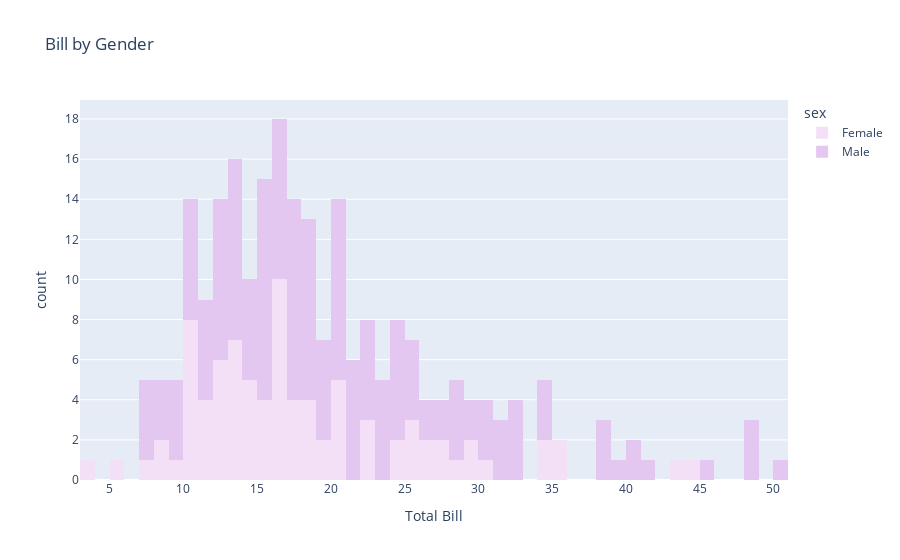

The notebook cell this image was saved under:
### Code cell
fig = px.histogram(
    tips_dataset,
    x="total_bill",
    color="sex",
    hover_data=tips_dataset.columns,
    title="Bill by Gender",
    labels={"total_bill": "Total Bill"},
    nbins=50,
    color_discrete_sequence=px.colors.sequential.Purp,
)
fig.show()

### Figure 1 — Plotly figure (JSON) as saved in the notebook; plotly's stock layout.template omitted (floating-point values rounded to 4 significant figures; data arrays with more than 128 entries replaced by an {"elided": "..."} marker saying what was removed)
{"data": [{"alignmentgroup": "True", "bingroup": "x", "hovertemplate": "sex=Female<br>Total Bill=%{x}<br>count=%{y}<extra></extra>", "legendgroup": "Female", "marker": {"color": "rgb(243, 224, 247)", "pattern": {"shape": ""}}, "name": "Female", "nbinsx": 50, "offsetgroup": "Female", "orientation": "v", "showlegend": true, "type": "histogram", "x": [16.99, 24.59, 35.26, 14.83, 10.33, 16.97, 20.29, 15.77, 19.65, 15.06, 20.69, 16.93, 10.29, 34.81, 26.41, 16.45, 3.07, 17.07, 26.86, 25.28, 14.73, 10.07, 34.83, 5.75, 16.32, 22.75, 11.35, 15.38, 44.3, 22.42, 20.92, 14.31, 7.25, 25.71, 17.31, 10.65, 12.43, 24.08, 13.42, 12.48, 29.8, 14.52, 11.38, 20.27, 11.17, 12.26, 18.26, 8.51, 10.33, 14.15, 13.16, 17.47, 27.05, 16.43, 8.35, 18.64, 11.87, 29.85, 25, 13.39, 16.21, 17.51, 10.59, 10.63, 9.6, 20.9, 18.15, 19.81, 43.11, 13, 12.74, 13, 16.4, 16.47, 12.76, 13.27, 28.17, 12.9, 30.14, 13.42, 15.98, 16.27, 10.09, 22.12, 35.83, 27.18, 18.78], "xaxis": "x", "yaxis": "y"}, {"alignmentgroup": "True", "bingroup": "x", "hovertemplate": "sex=Male<br>Total Bill=%{x}<br>count=%{y}<extra></extra>", "legendgroup": "Male", "marker": {"color": "rgb(228, 199, 241)", "pattern": {"shape": ""}}, "name": "Male", "nbinsx": 50, "offsetgroup": "Male", "orientation": "v", "showlegend": true, "type": "histogram", "x": {"elided": "157 float values"}, "xaxis": "x", "yaxis": "y"}], "layout": {"autosize": true, "barmode": "relative", "legend": {"title": {"text": "sex"}, "tracegroupgap": 0}, "title": {"text": "Bill by Gender"}, "xaxis": {"anchor": "y", "autorange": true, "domain": [0, 1], "range": [3, 51], "title": {"text": "Total Bill"}, "type": "linear"}, "yaxis": {"anchor": "x", "autorange": true, "domain": [0, 1], "range": [0, 18.95], "title": {"text": "count"}}}}
